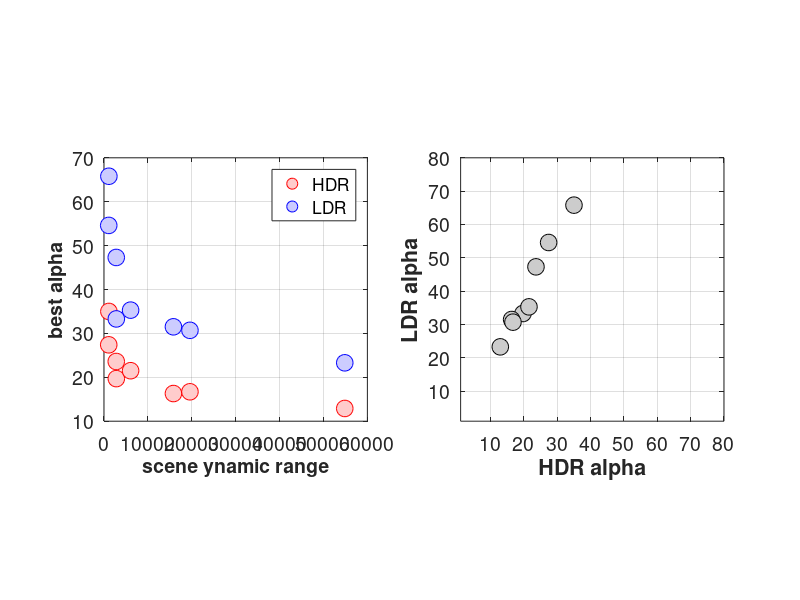

Source code (MATLAB): (Note: this script raises an error after producing the figure.)
function PlotSummaryResults

    dynamicRange = [54848 2806 15814 1079 19581 2789 6061 1110];
    alphaHDR = [12.9 19.7 16.3 27.4 16.7 23.6 21.5 35];
    alphaLDR = [23.3 33.3 31.5 54.6 30.7 47.3 35.3  65.8];
    
    h = figure(1);
    set(h, 'Position', [10 10 1007 405]);
    subplot(1,2,1);
    plot(dynamicRange, alphaHDR, 'ko','MarkerSize', 12, 'MarkerFaceColor', [1 0.8 0.8], 'MarkerEdgeColor', [1 0 0 ]);
    hold on
    plot(dynamicRange, alphaLDR, 'ko','MarkerSize', 12, 'MarkerFaceColor', [0.8 0.8 1], 'MarkerEdgeColor', [0 0 1]);
    set(gca, 'FontSize', 14);
    legend('HDR', 'LDR');
    grid on
    axis 'square'
    xlabel('scene ynamic range', 'FontSize', 14, 'FontWeight', 'bold');
    ylabel('best alpha',  'FontSize', 14, 'FontWeight', 'bold');
    
    subplot(1,2,2);
    plot(alphaHDR, alphaLDR, 'ko', 'MarkerSize', 12, 'MarkerFaceColor', [0.8 0.8 0.8], 'MarkerEdgeColor', [0 0 0 ]);
    set(gca, 'XLim', [1 80], 'YLim', [1 80], 'XTick', [10:10:100], 'YTick', [10:10:100]);
    xlabel('HDR alpha', 'FontSize', 14, 'FontWeight', 'bold');
    ylabel('LDR alpha',  'FontSize', 14, 'FontWeight', 'bold');
    grid on
    axis 'square'
    set(gca, 'FontSize', 14);
    drawnow
    NicePlot.exportFigToPDF('SummaryAlphas.pdf', h, 300);
    
end

